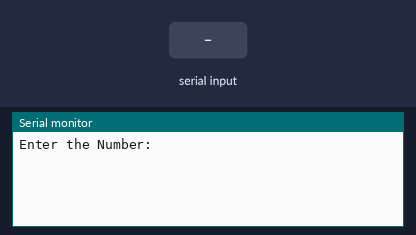
The sketch below on a simulated Arduino Mega 2560, built with avr-gcc and run on an emulated ATmega2560. On the bench: the last lines printed to the serial monitor. The test bench sets the inputs (shaded band).

Above: at 1.2 s.
1.3 s: "90,45\n" received over Serial
At 2.1 s:
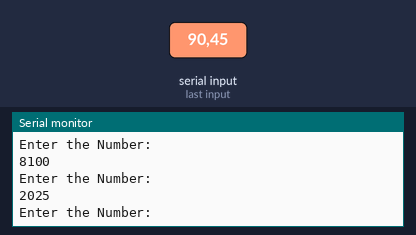
2.8 s: "30,150\n" received over Serial
At 4.4 s:
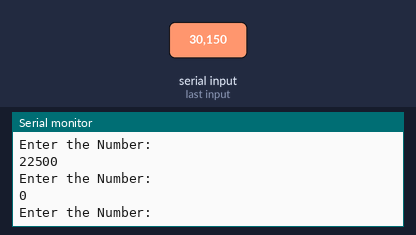
Timing chart, 0 to 5.9 s (numbered marks = the images above; inputs shaded):
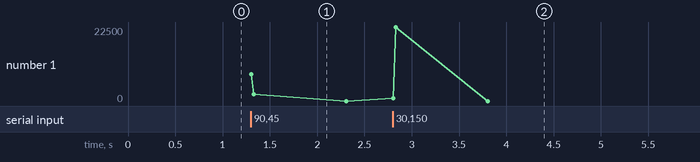

Measured:
- after the input at 1.3 s, the serial monitor: prints a new line at once (image 1)
- after the input at 2.8 s, the serial monitor: prints a new line at once (image 2)

The sketch:

sketch.ino
```cpp
void setup() {
  // put your setup code here, to run once:
  Serial.begin(9600);
}

void loop() {
  // put your main code here, to run repeatedly:
  Serial.println("Enter the Number: ");
  while(Serial.available() == 0){

  }
  int num = Serial.parseInt();
  Serial.println(num*num);


}
```
